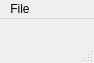
<?xml version="1.0" encoding="UTF-8"?>
<ui version="4.0">
 <class>MainWindowWidget</class>
 <widget class="QMainWindow" name="MainWindowWidget">
  <property name="geometry">
   <rect>
    <x>0</x>
    <y>0</y>
    <width>94</width>
    <height>63</height>
   </rect>
  </property>
  <property name="windowTitle">
   <string>MainWindow</string>
  </property>
  <widget class="QWidget" name="centralwidget"/>
  <widget class="QMenuBar" name="menubar">
   <property name="geometry">
    <rect>
     <x>0</x>
     <y>0</y>
     <width>94</width>
     <height>25</height>
    </rect>
   </property>
   <widget class="QMenu" name="menuFile">
    <property name="title">
     <string>File</string>
    </property>
    <addaction name="actionSave"/>
   </widget>
   <addaction name="menuFile"/>
  </widget>
  <widget class="QStatusBar" name="statusbar"/>
  <action name="actionSave">
   <property name="text">
    <string>Save</string>
   </property>
  </action>
 </widget>
 <resources/>
 <connections/>
</ui>
